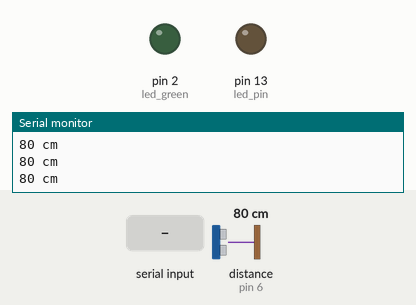
Bench run of a sketch on a simulated Arduino Uno, built with avr-gcc and run on an emulated ATmega328P. Shown: output pins drawn as LEDs (lit = HIGH), the last lines printed to the serial monitor. Wiring (inferred from the names in the program): ultrasonic range finder: trigger pin 7; echo pin 6. The test bench sets the inputs (shaded band); at power-on: distance to the obstacle (sensor on pin 6) 80 cm. The echo pulse lasts 58.3 µs per cm; pins used as bus, display or sensor lines are not drawn.

Above: at 1.2 s.
1.3 s: "1" received over Serial
At 1.7 s:
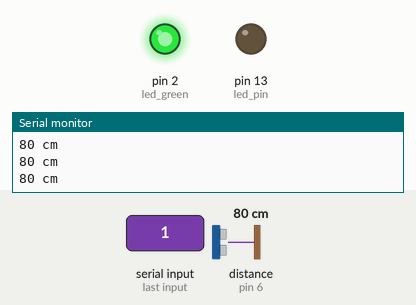
2.8 s: "2" received over Serial
At 3.1 s:
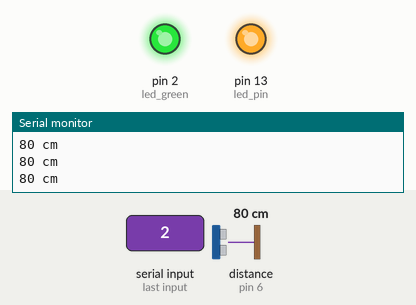
4.3 s: distance to the obstacle (sensor on pin 6) set to 13 cm
5.8 s: distance to the obstacle (sensor on pin 6) set to 10 cm
At 6.4 s:
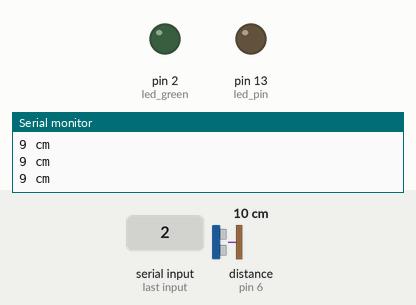
Timing chart, 0 to 8.3 s (numbered marks = the images above; inputs shaded):
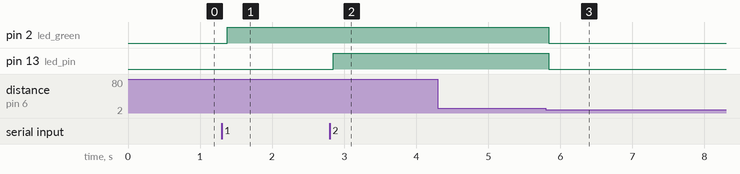

The sketch:

SmartSys.ino
```cpp
const int trig_pin = 7;
const int echo_pin = 6;
const int led_pin = 13;
const int led_green = 2;

void setup() {
  // put your setup code here, to run once:
  pinMode(led_pin, OUTPUT);
  pinMode(trig_pin, OUTPUT);
  pinMode(echo_pin, INPUT);
  pinMode(led_green, OUTPUT);
  Serial.begin(9600);
}

void loop() {
  // put your main code here, to run repeatedly:
  while(1) {
  long duration, cm;
  digitalWrite(trig_pin, LOW);
  delayMicroseconds(2);
  digitalWrite(trig_pin, HIGH);
  delayMicroseconds(10);
  digitalWrite(trig_pin, LOW);
  duration = pulseIn(echo_pin, HIGH);
  cm = duration / 29 / 2;
  Serial.print(cm);
  Serial.print(" cm");
  Serial.println();

  char data = Serial.read();
  switch(data) {
    case '1':
    digitalWrite(led_green, HIGH);
    break;
   case '2':
    digitalWrite(led_pin, HIGH);
    break;
   case '3':
    digitalWrite(led_green, HIGH);
    break;
   case '4':
    digitalWrite(led_pin, HIGH);
    break;
   case '5':
    digitalWrite(led_green, HIGH);
    break;
   case '6':
    digitalWrite(led_pin, HIGH);
    break;
   case '7':
    digitalWrite(led_green, HIGH);
    break;
   case '8':
    digitalWrite(led_pin, HIGH);
    break;
   case '9':
    digitalWrite(led_green, HIGH);
    break;
  }

  if(cm <= 10) {
    digitalWrite(led_green, LOW);
    digitalWrite(led_pin, LOW);
    break;
  }
  delay(100);
}
}
```

Measured:
- the behaviour switches between 12 and 11 cm on distance to the obstacle (sensor on pin 6) (found by bisection; images 2 and 3)
- after the input at 1.3 s, pin 2 (led_green): LOW → HIGH after 0.08 s
- after the input at 2.8 s, pin 13 (led_pin): LOW → HIGH after 0.05 s
- after the input at 5.8 s, pin 2 (led_green), pin 13 (led_pin): HIGH → LOW at once
